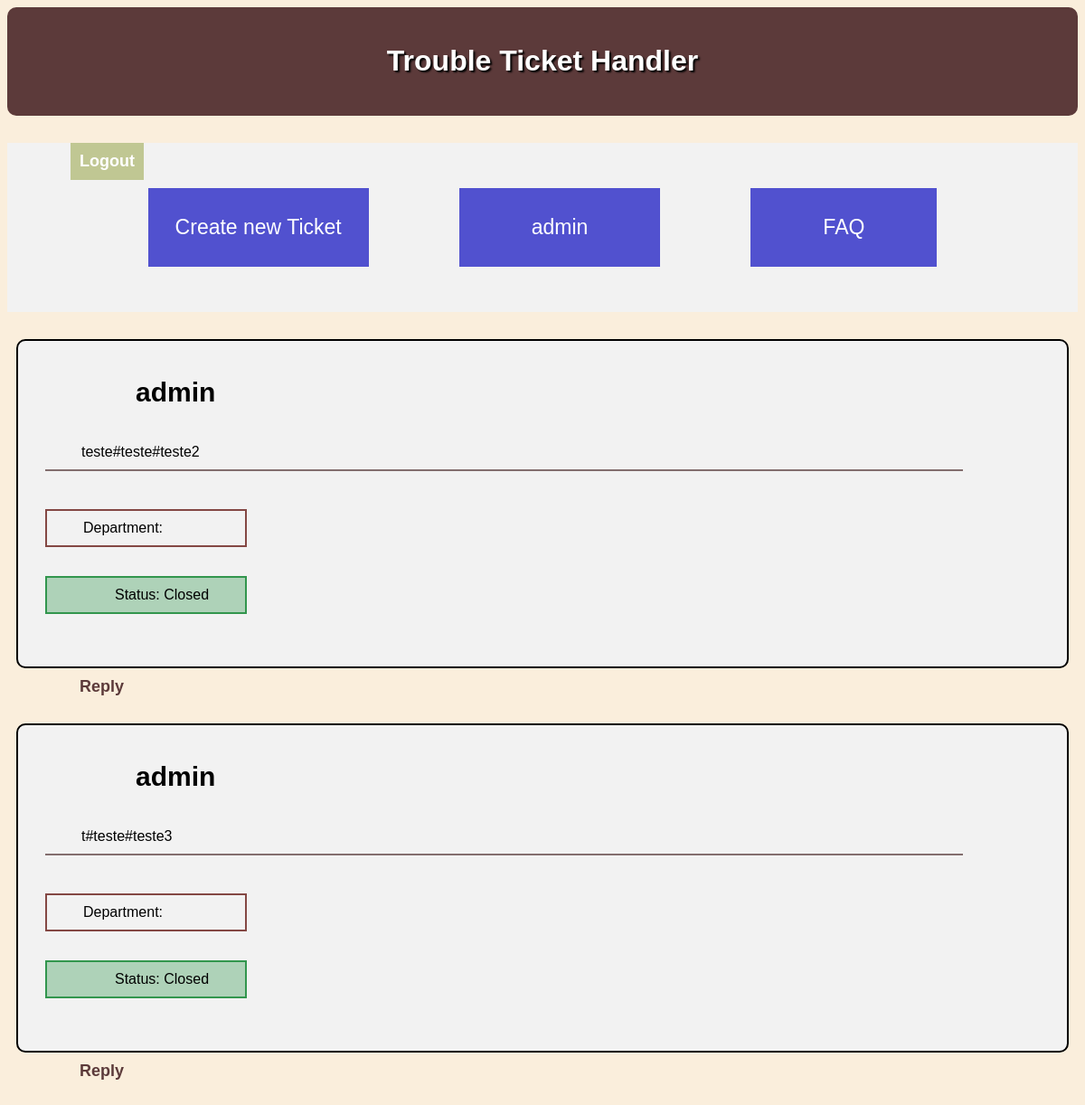
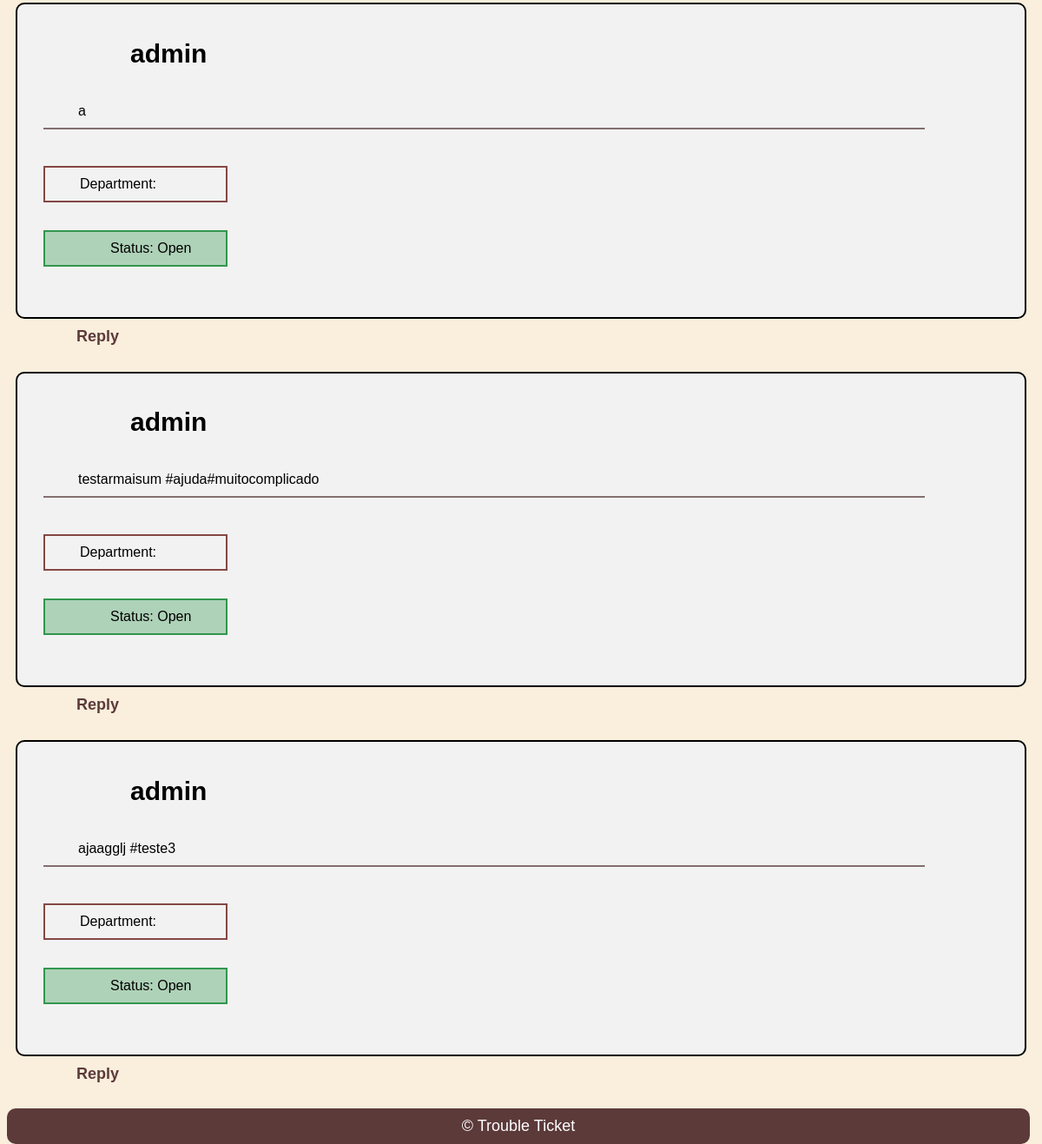
Page /main.php (signed in) on the committed database (2 pictures, top to bottom).
### tables this page shows
CREATE TABLE user (
  id INTEGER PRIMARY KEY AUTOINCREMENT,
  status TEXT NOT NULL,
  name TEXT NOT NULL,
  username TEXT UNIQUE NOT NULL,
  password TEXT NOT NULL,
  email TEXT NOT NULL,
  department TEXT,
  closed INTEGER DEFAULT 0
);

### main.php (the view, shortened to what this page needs)
<?php
$db = getDataBaseConnection();
$stmt = $db->prepare("SELECT * FROM user WHERE id = :id");
$stmt->bindParam(':id', $_SESSION['user_id']);
$stmt->execute();
$user = $stmt->fetch();
$stmt = $db->prepare("SELECT user.name as client_name, ticket.message, ticket.status, ticket.department as dep, ticket.id as ticket_id
                      FROM ticket
                      JOIN user ON ticket.client_id = user.id
                      WHERE user.id = :id");
$stmt->bindParam(':id', $_SESSION['user_id']);
$stmt->execute();
$tickets = $stmt->fetchAll();
?>
<!DOCTYPE html>
<html lang="en-US">
<head>
    <link rel="stylesheet" href="style2.css">
</head>
<body>
<header>
    <h1><a href="main.php">Trouble Ticket Handler</a></h1>
</header>
<a href="login.php" class="a-prof">Logout</a>
<ul id="menu">
    <a href="ticket.php">
        <li class="first">Create new Ticket</li>
    </a>
    <a href="profile.php">
        <li class="second"><?= $user['name'] ?></li>
    </a>
    <a href="faq_client.php">
        <li class="last">FAQ</li>
    </a>
</ul>
<?php foreach ($tickets as $ticket): ?>
  <div id="ticket" style = "padding-bottom: 200px">
    <h2><?= $ticket['client_name'] ?></h2>
    <p id = "message" ><?= $ticket['message'] ?></p>
    <div class = "ticket-info" >
      <p>Department: <?= $ticket['dep'] ?></p>
      <p>Status: <?= $ticket['status'] ?></p>
    </div>
  </div>
  <a href="#" class="reply-ticket" onclick="showFormReply(<?= $ticket['ticket_id'] ?>)">Reply</a>
<?php endforeach; ?>
<footer>
&copy; Trouble Ticket
</footer>
</body>
</html>

### style2.css (style rules this page uses)
body { font-family: Arial, sans-serif; background-color: rgb(250, 238, 220); margin: 15; padding: 0; margin-bottom: 70px; }
header { background-color: rgb(92, 58, 58); color: #fff; padding: 20px; text-align: center; margin-bottom: 30px; border-radius: 10px; text-shadow: black 2px 2px 2px; }
h1 a { color: white; margin: 20px; }
a { color: rgb(92, 58, 58); text-decoration: none; }
footer { position: fixed; bottom: 0; width: 96.5%; border-radius: 10px; text-align: center; background-color: rgb(92, 58, 58); color: #fff; padding: 10px; margin-top: 30px; font-size: 18px; }
.a-prof { position: absolute; background-color:rgba(144, 158, 54, 0.5); padding: 10px; margin-left: 70px; display: inline-block; font-size: 18px; font-weight: bold; color: white; box-sizing: content-box; margin-bottom: 20px; }
ul { list-style-type: none; margin: 0; padding: 0; display: flex; justify-content: center; background-color: #f2f2f2; }
ul li { padding: 10px 20px; }
ul a li { color: white; text-decoration: none; font-size: 23px; margin: 50px; }
.first { padding: 30px; background-color: rgb(81, 81, 207); }
.second { padding: 30px; padding-right: 80px; padding-left: 80px; background-color: rgb(81, 81, 207); }
.last { padding: 30px; padding-right: 80px; padding-left: 80px; background-color:rgb(81, 81, 207); }
#ticket { background-color: #f2f2f2; margin: 10px; padding: 15px; padding-left: 30px; margin-bottom: 10px; margin-top: 30px; border: 2px solid black; border-radius: 10px; }
.ticket-info { display: flex; flex-direction: column; float: left; margin-bottom: 10px; margin-top: 10px; }
#ticket h2 { padding-left: 100px; font-size: 30px; margin-bottom: 30px; }
div#ticket p { padding-top: 10px; padding-bottom: 10px; padding-right: 40px; }
#ticket #message { border-bottom: 2px solid #836e6e; margin-right: 100px; padding-left: 40px; }
.ticket-info p:nth-child(1) { border: 2px solid #844844; padding-left: 40px; }
.ticket-info p:nth-child(2) { border: 2px solid #32964d; background-color: #32964d5a; padding-left: 75px; }
.reply-ticket { margin-top: 30px; font-size: 18px; font-weight: bold; margin-left: 80px; }

### rows in the picture
user: name "admin", message "teste#teste#teste2", status "Closed", message "t#teste#teste3", message "a", status "Open", message "testarmaisum #ajuda#muitocomplicado", message "ajaagglj #teste3"
